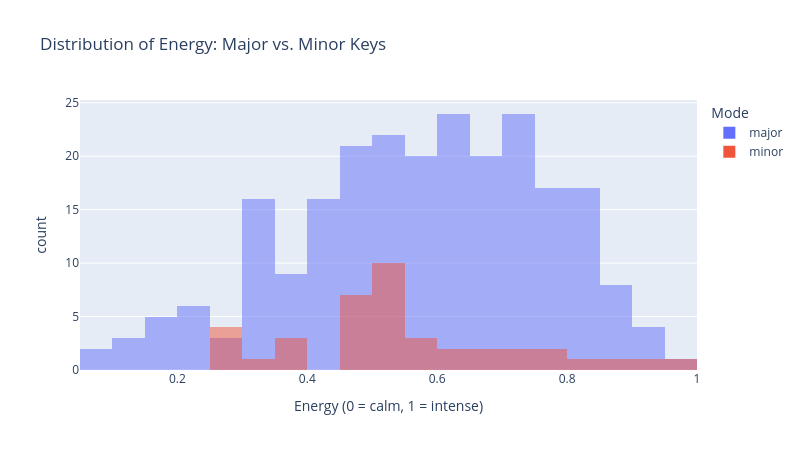

The code cell stored with this chart in its notebook:
### Markdown cell above
**Questions to explore**

* Which features change the most over the Beatles' career? Which stay steady?
* Some years have very few songs. How might that affect the averages? (Hint: add a `count` to the `groupby` and check.)
* Make the same chart with one line per **songwriter** instead of per feature (`color='songwriter_group'`).

## 3. Histograms and Box Plots

These show the **distribution** of a single numeric variable: where values cluster, how spread out they are, and which songs are outliers.

### Histogram
[Docs](https://plotly.com/python/histograms/)

### Code cell
fig = px.histogram(songs, x='energy', nbins=20, color='mode_name', barmode='overlay',
                   title='Distribution of Energy: Major vs. Minor Keys',
                   labels={'energy': 'Energy (0 = calm, 1 = intense)', 'mode_name': 'Mode'})
fig.update_layout(width=800, height=450)
fig.show()

### Figure 1 — Plotly figure (JSON) as saved in the notebook; plotly's stock layout.template omitted (floating-point values rounded to 4 significant figures; data arrays with more than 128 entries replaced by an {"elided": "..."} marker saying what was removed)
{"data": [{"bingroup": "x", "hovertemplate": "Mode=major<br>Energy (0 = calm, 1 = intense)=%{x}<br>count=%{y}<extra></extra>", "legendgroup": "major", "marker": {"color": "#636efa", "opacity": 0.5, "pattern": {"shape": ""}}, "name": "major", "nbinsx": 20, "orientation": "v", "showlegend": true, "type": "histogram", "x": {"elided": "238 float values"}, "xaxis": "x", "yaxis": "y"}, {"bingroup": "x", "hovertemplate": "Mode=minor<br>Energy (0 = calm, 1 = intense)=%{x}<br>count=%{y}<extra></extra>", "legendgroup": "minor", "marker": {"color": "#EF553B", "opacity": 0.5, "pattern": {"shape": ""}}, "name": "minor", "nbinsx": 20, "orientation": "v", "showlegend": true, "type": "histogram", "x": [0.457, 0.372, 0.579, 0.563, 0.331, 0.494, 0.548, 0.376, 0.529, 0.723, 0.478, 0.28, 0.507, 0.351, 0.294, 0.51, 0.54, 0.725, 0.638, 0.515, 0.537, 0.47, 0.471, 0.515, 0.29, 0.853, 0.983, 0.512, 0.939, 0.615, 0.544, 0.822, 0.688, 0.487, 0.26, 0.575, 0.766, 0.487, 0.793, 0.654], "xaxis": "x", "yaxis": "y"}], "layout": {"barmode": "overlay", "height": 450, "legend": {"title": {"text": "Mode"}, "tracegroupgap": 0}, "title": {"text": "Distribution of Energy: Major vs. Minor Keys"}, "width": 800, "xaxis": {"anchor": "y", "domain": [0.0, 1.0], "title": {"text": "Energy (0 = calm, 1 = intense)"}}, "yaxis": {"anchor": "x", "domain": [0.0, 1.0], "title": {"text": "count"}}}}
